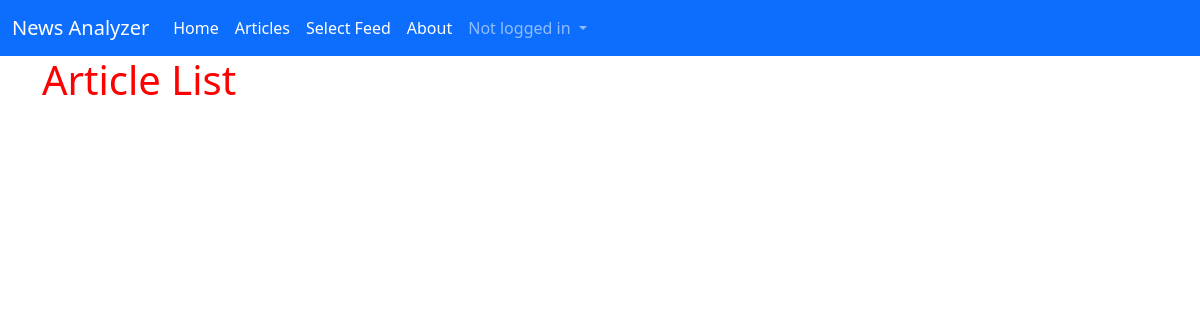
Before: /newsanalyzer/ with the older database file.
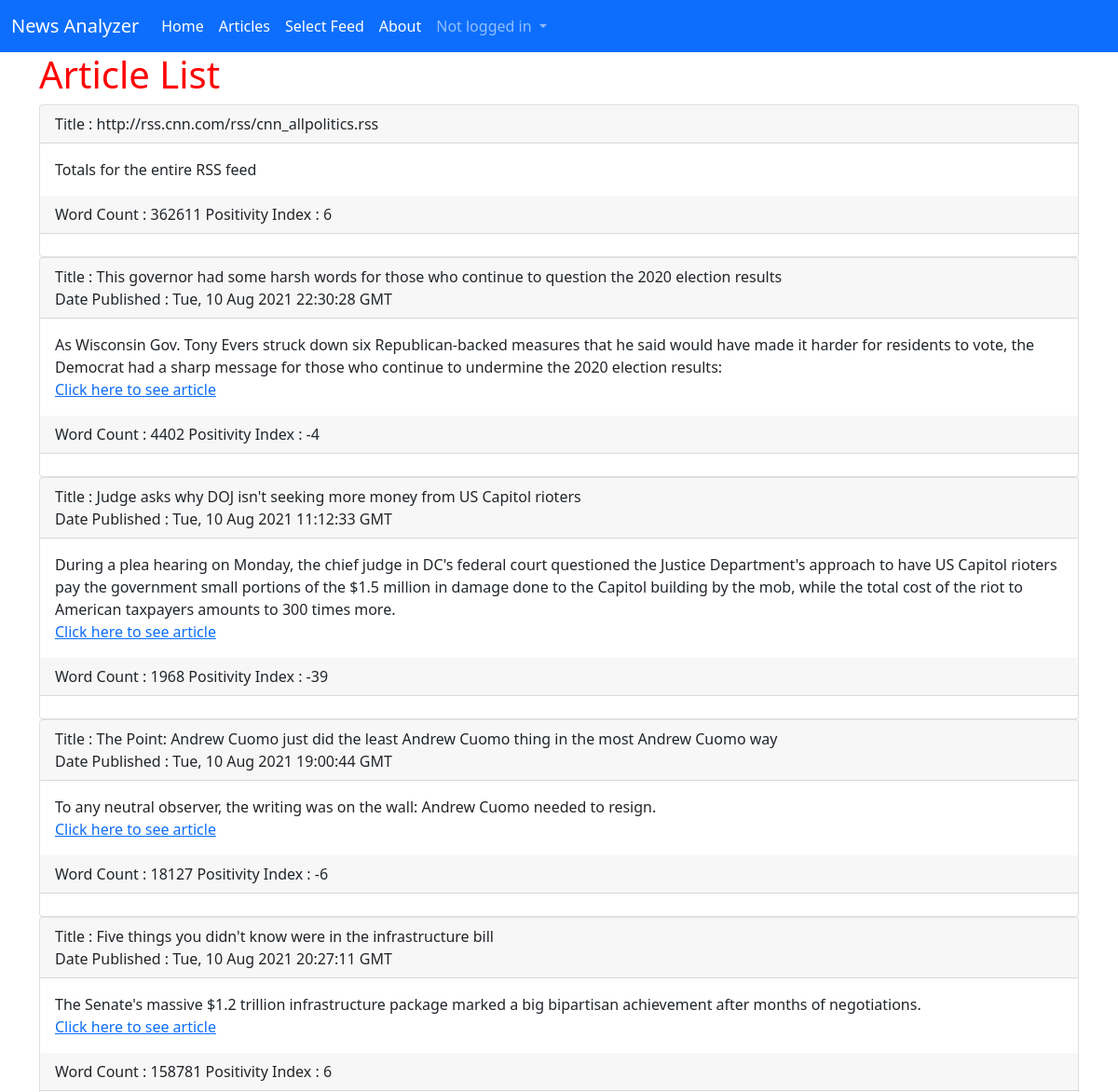
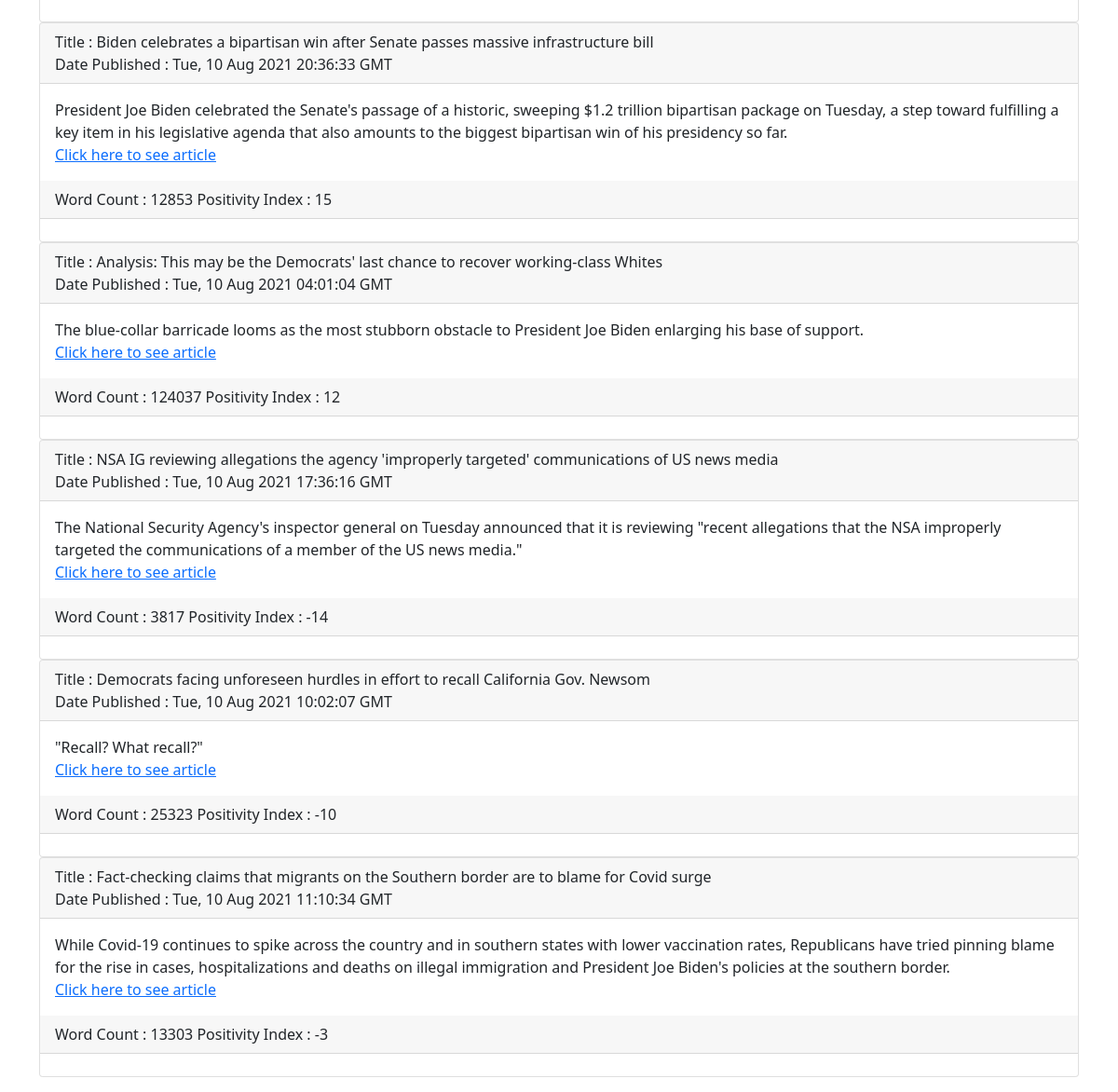
After: the same page with the newer database file (2 pictures, top to bottom).
### newsanalyzer/models.py (models this page shows, shortened)
class Article(models.Model):
    title = models.CharField(max_length=255, null=True)
    link = models.URLField(null=True)
    description = models.CharField(max_length=255, null=True)
    date = models.CharField(max_length=255, null=True)
    word_count = models.IntegerField(null=True)
    positivity_index = models.IntegerField(null=True)
    record_type = models.IntegerField(null=True)

### newsanalyzer/views.py (the view, shortened to what this page needs)
# urls.py: path('', ArticleListView.as_view(), name='article_list'),
class ArticleListView(ListView):
    model = Article
    template_name = 'article_list.html'

### templates/article_list.html (shortened to what this page needs)
{% extends 'base.html' %}
{% block content %}
   <div class="container">
      <h1>Article List</h1>
      {% for article in object_list|dictsort:"record_type" %}
      <div class="card">
         <div class=card-header>
            <span class="font-weight-bold">
                  Title :
            </span>
            {{ article.title }}
            {% if article.record_type > 0 %}
               <br>
               <span class="font-weight-bold">
                  Date Published :
               </span>
               {{ article.date }}
            {% endif %}
         </div>
         <div class ="card-body">
               {{ article.description }}
               {% if article.record_type > 0 %}
                  <br>
                  <a href="{{ article.link }}" target="_blank">Click here to see article</a>
               {% endif %}
         </div>
         <div class=card-header>
            <span class="font-weight-bold">
                  Word Count :
            </span>
            {{ article.word_count }}
            <span class="fontpip3 freeze > requirements.txt
               -weight-bold">
               Positivity Index :
            </span>
            {{ article.positivity_index }}
         </div>
         <br>
      </div>
      {% endfor %}
   </div>
{% endblock content %}

### templates/base.html (shortened to what this page needs)
{% load static %}
<html>
    <head>
        <link href="https://cdn.jsdelivr.net/npm/bootstrap@5.0.1/dist/css/bootstrap.min.css" rel="stylesheet">
        <link rel="stylesheet" href="{% static 'css/style.css' %}">
    </head>
    <body>
      <nav class="navbar navbar-expand-lg navbar-dark bg-primary">
        <div class="container-fluid">
          <a class="navbar-brand" href="{% url 'home' %}">News Analyzer</a>
          <div class="collapse navbar-collapse" id="navbarNavDropdown">
            <ul class="navbar-nav">
              <li class="nav-item">
                <a class="nav-link active" aria-current="page" href="{% url 'home' %}">Home</a>
              </li>
              <li class="nav-item">
                <a class="nav-link active" href="{% url 'article_list' %}">Articles</a>
              </li>
              <li class="nav-item">
                <a class="nav-link active" href="{% url 'article_create' %}">Select Feed
                </a>
              </li>
              <li class="nav-item">
                <a class="nav-link active" href="{% url 'about' %}">About</a>
              </li>
              <li class="nav-item dropdown">
               {% if user.is_authenticated %}
                    <a class="nav-link dropdown-toggle" href="#" id="navbarDropdownMenuLink" role="button" data-bs-toggle="dropdown" aria-expanded="false">
                    {{ user.username }}
                    </a>
                    <ul class="dropdown-menu" aria-labelledby="navbarDropdownMenuLink">
                    <li><a class="dropdown-item" href="{% url 'password_change' %}">Password Change</a></li>
                    <li><a class="dropdown-item" href="{% url 'logout' %}">Log Out</a></li>
                    </ul>
                {% else %}
                    <a class="nav-link dropdown-toggle" href="#" id="navbarDropdownMenuLink" role="button" data-bs-toggle="dropdown" aria-expanded="false">
                        Not logged in
                    </a>
                {% endif %}
                </li>
            </ul>
          </div>
        </div>
      </nav>
        <main>
            {% block content %}
            {% endblock content %}
        </main>
      </body>
</html>

### static/css/style.css (style rules this page uses)
h1 { color: red; }
.container { display: flex; flex-direction: column; }

Changed rows visible on the page:
added Article: title "http://rss.cnn.com/rss/cnn_allpolitics.rss", description "Totals for the entire RSS feed", word_count "362611", positivity_index "6"
added Article: title "This governor had some harsh words for those who continue to question the 2020 election results", date "Tue, 10 Aug 2021 22:30:28 GMT", description "As Wisconsin Gov. Tony Evers struck down six Republican-backed measures that he said would have made it harder for residents to vote, the Democrat had a sharp message for those who continue to undermine the 2020 election results:", word_count "4402", positivity_index "-4"
added Article: title "Judge asks why DOJ isn't seeking more money from US Capitol rioters", date "Tue, 10 Aug 2021 11:12:33 GMT", description "During a plea hearing on Monday, the chief judge in DC's federal court questioned the Justice Department's approach to have US Capitol rioters pay the government small portions of the $1.5 million in damage done to the Capitol building by the mob, while the total cost of the riot to American taxpayers amounts to 300 times more.", word_count "1968", positivity_index "-39"
added Article: title "The Point: Andrew Cuomo just did the least Andrew Cuomo thing in the most Andrew Cuomo way", date "Tue, 10 Aug 2021 19:00:44 GMT", description "To any neutral observer, the writing was on the wall: Andrew Cuomo needed to resign.", word_count "18127", positivity_index "-6"
added Article: title "Five things you didn't know were in the infrastructure bill", date "Tue, 10 Aug 2021 20:27:11 GMT", description "The Senate's massive $1.2 trillion infrastructure package marked a big bipartisan achievement after months of negotiations.", word_count "158781", positivity_index "6"
added Article: title "Biden celebrates a bipartisan win after Senate passes massive infrastructure bill", date "Tue, 10 Aug 2021 20:36:33 GMT", description "President Joe Biden celebrated the Senate's passage of a historic, sweeping $1.2 trillion bipartisan package on Tuesday, a step toward fulfilling a key item in his legislative agenda that also amounts to the biggest bipartisan win of his presidency so far.", word_count "12853", positivity_index "15"
added Article: title "Analysis: This may be the Democrats' last chance to recover working-class Whites", date "Tue, 10 Aug 2021 04:01:04 GMT", description "The blue-collar barricade looms as the most stubborn obstacle to President Joe Biden enlarging his base of support.", word_count "124037", positivity_index "12"
added Article: title "NSA IG reviewing allegations the agency 'improperly targeted' communications of US news media", date "Tue, 10 Aug 2021 17:36:16 GMT", description "The National Security Agency's inspector general on Tuesday announced that it is reviewing \"recent allegations that the NSA improperly targeted the communications of a member of the US news media.\"", word_count "3817", positivity_index "-14"
added Article: title "Democrats facing unforeseen hurdles in effort to recall California Gov. Newsom", date "Tue, 10 Aug 2021 10:02:07 GMT", description "\"Recall? What recall?\"", word_count "25323", positivity_index "-10"
added Article: title "Fact-checking claims that migrants on the Southern border are to blame for Covid surge", date "Tue, 10 Aug 2021 11:10:34 GMT", description "While Covid-19 continues to spike across the country and in southern states with lower vaccination rates, Republicans have tried pinning blame for the rise in cases, hospitalizations and deaths on illegal immigration and President Joe Biden's policies at the southern border.", word_count "13303", positivity_index "-3"
